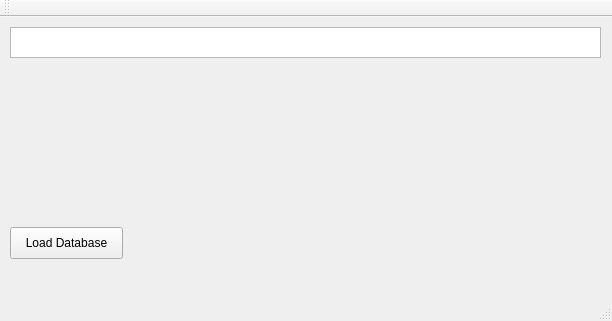
<?xml version="1.0" encoding="UTF-8"?>
<ui version="4.0">
 <class>MainWindow</class>
 <widget class="QMainWindow" name="MainWindow">
  <property name="geometry">
   <rect>
    <x>0</x>
    <y>0</y>
    <width>612</width>
    <height>321</height>
   </rect>
  </property>
  <property name="windowTitle">
   <string>MainWindow</string>
  </property>
  <widget class="QWidget" name="centralWidget">
   <widget class="LoadButton" name="loadDB">
    <property name="geometry">
     <rect>
      <x>10</x>
      <y>210</y>
      <width>113</width>
      <height>32</height>
     </rect>
    </property>
    <property name="text">
     <string>Load Database</string>
    </property>
   </widget>
   <widget class="SeparatePetTable" name="petView">
    <property name="geometry">
     <rect>
      <x>10</x>
      <y>10</y>
      <width>591</width>
      <height>31</height>
     </rect>
    </property>
   </widget>
  </widget>
  <widget class="QMenuBar" name="menuBar">
   <property name="geometry">
    <rect>
     <x>0</x>
     <y>0</y>
     <width>612</width>
     <height>22</height>
    </rect>
   </property>
  </widget>
  <widget class="QToolBar" name="mainToolBar">
   <attribute name="toolBarArea">
    <enum>TopToolBarArea</enum>
   </attribute>
   <attribute name="toolBarBreak">
    <bool>false</bool>
   </attribute>
  </widget>
  <widget class="QStatusBar" name="statusBar"/>
 </widget>
 <layoutdefault spacing="6" margin="11"/>
 <customwidgets>
  <customwidget>
   <class>SeparatePetTable</class>
   <extends>QTableView</extends>
   <header location="global">separatepettable.h</header>
  </customwidget>
  <customwidget>
   <class>LoadButton</class>
   <extends>QPushButton</extends>
   <header location="global">loadbutton.h</header>
  </customwidget>
 </customwidgets>
 <resources/>
 <connections/>
</ui>
